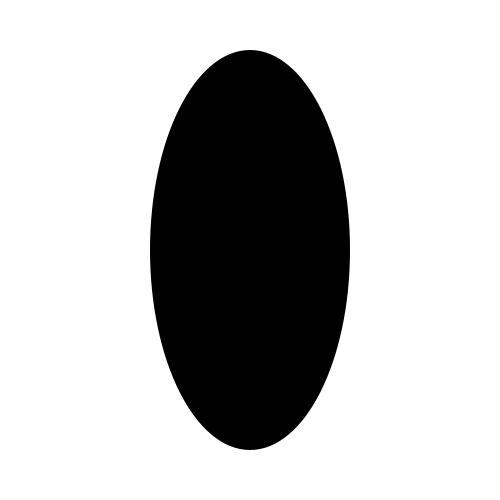
Frame 1 (no input)
Frame 60 (the mouse pressed at the canvas centre just before this capture): identical to frame 1, image omitted
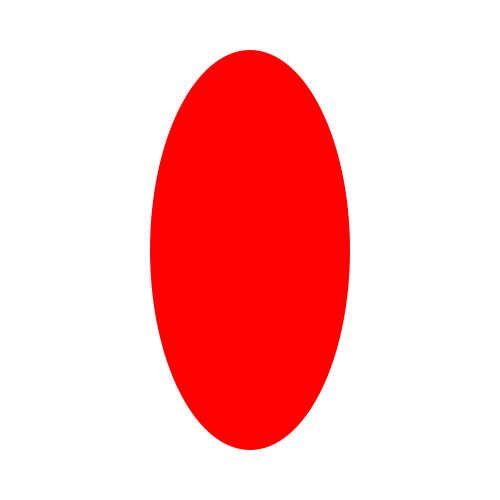
Frame 120 (the mouse held since frame 60 and released just before this capture)

The Processing sketch that drew these frames (run headless with seeded random() and noise(); from frame 60 on, the mouse is pressed at the canvas centre):

// Processing sketch: collision_point_ellipse
// ── collision_point_ellipse.pde
float x = 0; // マウスのx座標
float y = 0; // マウスのx座標
float cx = 250; // 楕円の中心x座標
float cy = 250; // 楕円の中心y座標
float rx = 100; // rx:楕円の横半径
float ry = 200; // ry:楕円の縦半径
void setup() {
    size(500, 500);
    noStroke();
}
void draw() {
    background(255);
    x = mouseX;
    y = mouseY;
    float dx = x - cx;
    float dy = y - cy;
    float val = (dx*dx)/(rx*rx) + (dy*dy)/(ry*ry);
    if (val <= 1) {
        fill(255, 0, 0);
    } else {
        fill(0);
    }
    ellipse(cx, cy, rx*2, ry*2);
}
